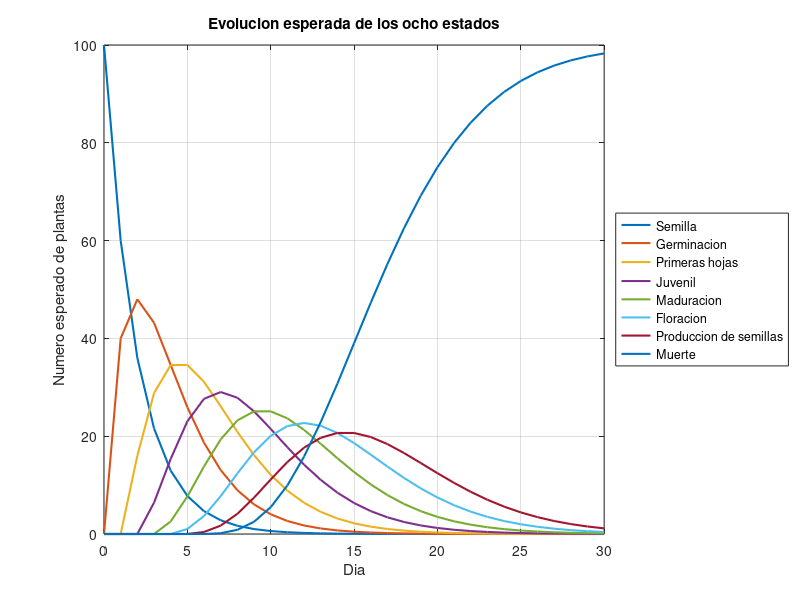

Here is the MATLAB script that generated this plot:
function [vFinal, P, productos] = planta_markov(dias)
%PLANTA_MARKOV Evolucion esperada de 100 plantas y potencia rapida.
% Ejemplo: planta_markov       (30 dias)
% Otro horizonte: [v,P,c] = planta_markov(1000);
% Los conteos son esperanzas; pueden tener valores no enteros.
% No se simulan aqui las trayectorias individuales de las plantas.

if nargin == 0
    dias = 30;
end
validateattributes(dias, {'numeric'}, ...
    {'real','finite','scalar','integer','nonnegative'});
estados = {'Semilla','Germinacion','Primeras hojas','Juvenil', ...
    'Maduracion','Floracion','Produccion de semillas','Muerte'};
s = numel(estados);
P = zeros(s);
for j = 1:s-1
    P(j,j) = 0.6;   % Permanecer en el estado actual.
    P(j,j+1) = 0.4; % Avanzar al siguiente estado.
end
P(s,s) = 1;         % Muerte es absorbente: no se puede salir.
% P(fila,columna): probabilidad de pasar de la fila a la columna.
assert(all(abs(sum(P,2)-1) < 1e-12));
v0 = [100 0 0 0 0 0 0 0]; % Vector fila de conteos iniciales.

fprintf('Matriz de transicion:\n'); disp(P);
v1 = v0*P;
v2 = v1*P;
fprintf('Dia 1 (esperados):\n'); disp(v1); % 60,40,0,...
fprintf('Dia 2 (esperados):\n'); disp(v2); % 36,48,16,0,...

% Divide y venceras se aplica al exponente, no a los estados de la planta.
[Pn, productos] = potencia_rapida(P, dias);
vFinal = v0*Pn;
% ^ es potencia matricial. .^ elevaria cada entrada por separado.
vReferencia = v0*(P^dias);
assert(norm(vFinal-vReferencia,Inf) < 1e-8, ...
    'La potencia rapida y la potencia de MATLAB no coinciden.');
assert(abs(sum(vFinal)-100) < 1e-8, ...
    'El total esperado de individuos debe permanecer en 100.');

fprintf('Conteos esperados en el dia %d:\n', dias);
for j = 1:s
    fprintf('%-24s %.6f\n', estados{j}, vFinal(j));
end
fprintf('Productos matriz por matriz en nuestra potencia: %d\n', ...
    productos);
fprintf('El producto final vector por matriz no se cuenta arriba.\n');

% Para conocer todos los dias, avanzamos un dia a la vez.
% Se limita la grafica a los primeros 60 dias para no almacenar miles.
horizonte = min(dias,60);
historia = zeros(horizonte+1,s); historia(1,:) = v0;
for t = 1:horizonte
    historia(t+1,:) = historia(t,:)*P;
end
figure;
plot(0:horizonte,historia,'LineWidth',1.5);
xlabel('Dia'); ylabel('Numero esperado de plantas'); grid on;
legend(estados,'Location','eastoutside');
title('Evolucion esperada de los ocho estados');
end

function [resultado, productos] = potencia_rapida(P,n)
% Casos base: P^0 = identidad, P^1 = P.
if n == 0
    resultado = eye(size(P,1)); productos = 0;
    return;
elseif n == 1
    resultado = P; productos = 0;
    return;
end
% Una sola llamada recursiva; reutilizamos su matriz resultado.
[mitad, productos] = potencia_rapida(P,floor(n/2));
resultado = mitad*mitad;
productos = productos + 1;
if mod(n,2) == 1
    resultado = resultado*P;
    productos = productos + 1;
end
% O(log n) productos matriciales. Con s estados y multiplicacion
% convencional, el costo aritmetico es O(s^3 log n).
end
